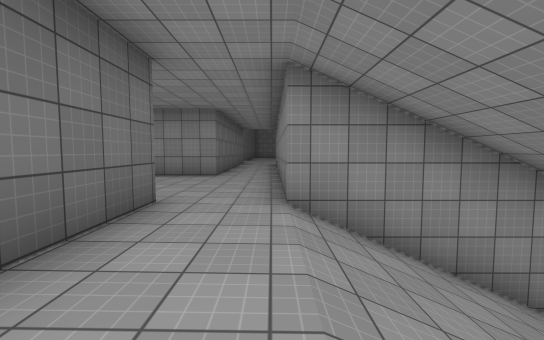
view 1 (above)

18 first-person views from a walk through a 3-D level made in the Unity game engine. The camera is 1.4 m above the floor, tilts 4° down and sees 90° across. The floor is counted in squares, 2 m on a side. Each view is taken from the middle of a square. On the plan, view 1 faces up. The plan holds only what a view shows up to about 9 squares ahead; the rest is blank. The place goes on beyond the plan. The player is left out. Surface patterns are stand-ins for the level's own textures.

view 2
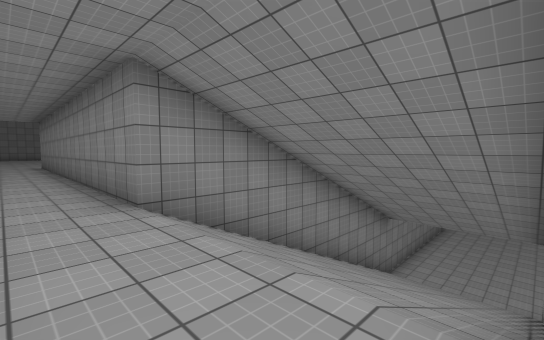

view 3
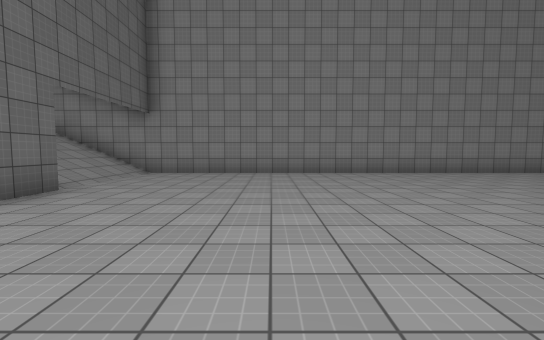

view 4
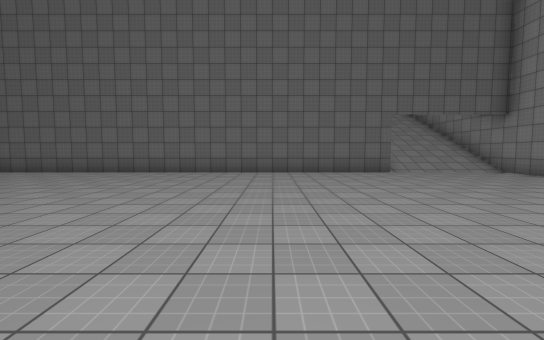

view 5
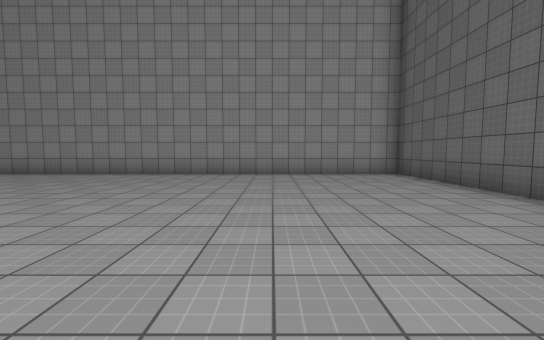

view 6
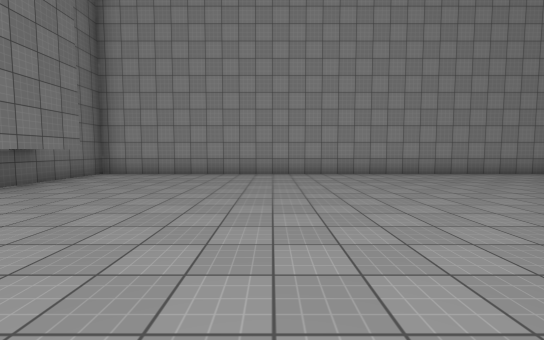

view 7
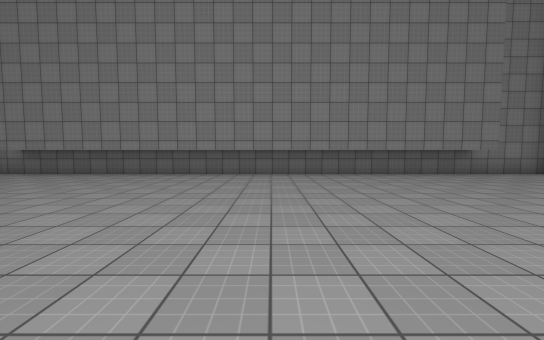

view 8
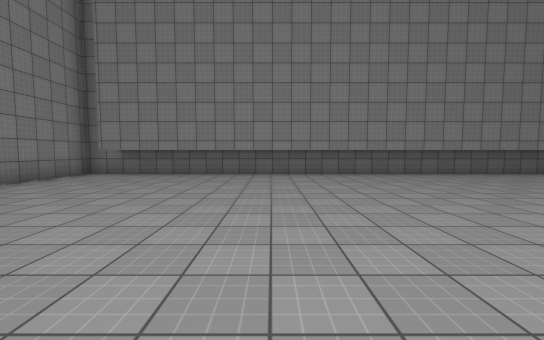

view 9
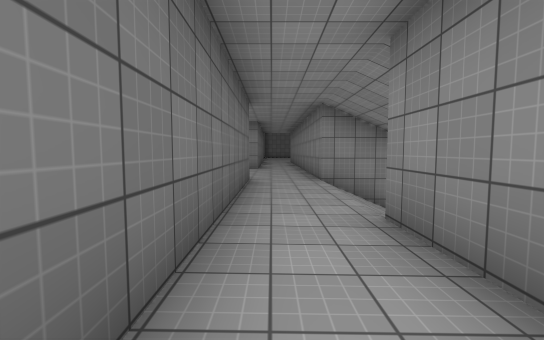

view 10
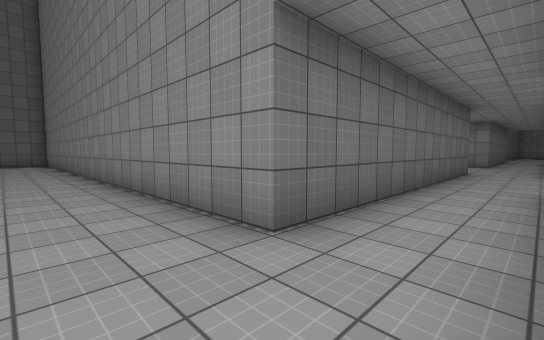

view 11
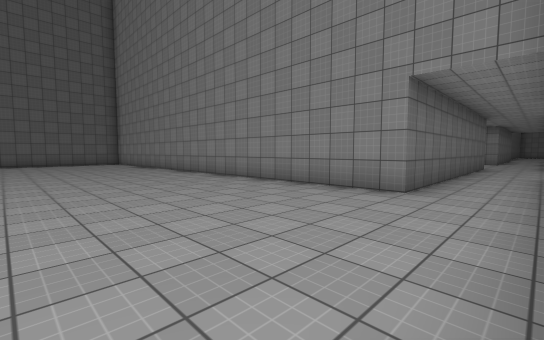

view 12
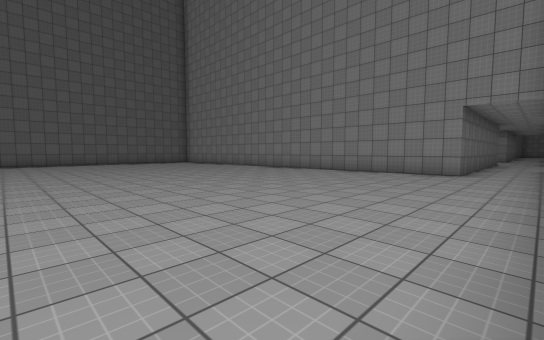

view 13
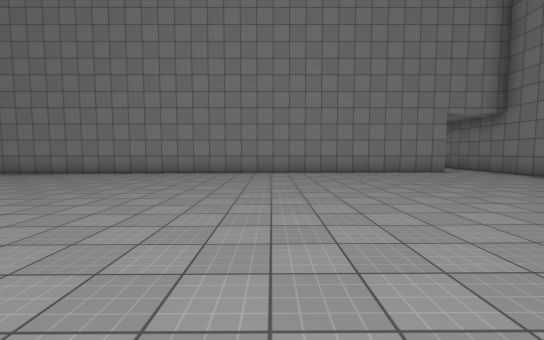

view 14
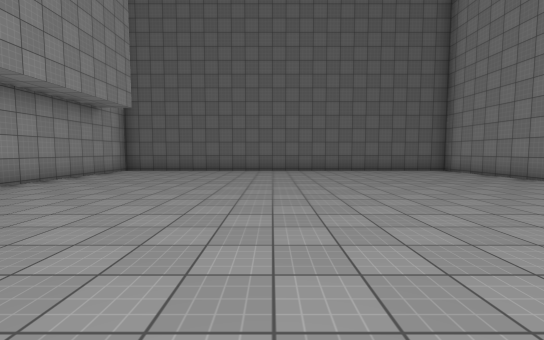

view 15
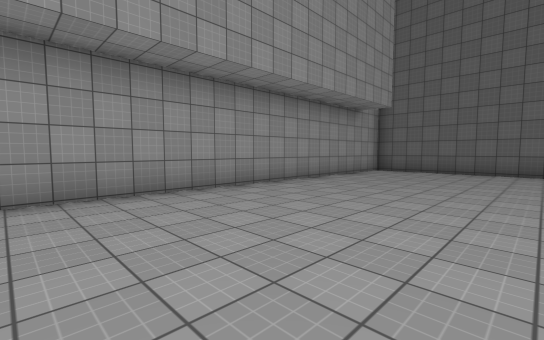

view 16
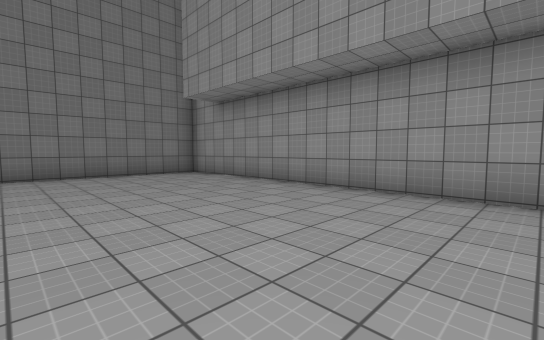

view 17
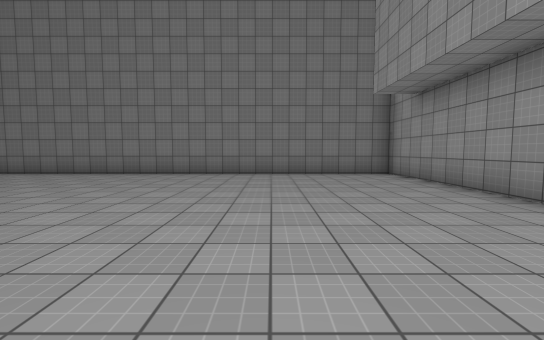

view 18
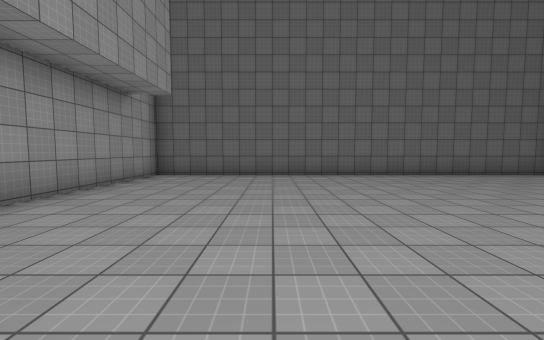

### Floor plan
Key: @ floor where view 1 was taken; # wall or solid block; . main floor; - floor 6.75 m lower than the main floor; / step, stairs or slope.
Columns run from 16 left of view 1 to 23 right of it. Each row starts with its distance up from view 1.
  7              ....#
  6              ....#
  5               ...#
  4               ...#######################
  3               #..////////--------------#
  2               #..////////-------------##
  1               #..////////-------------#
  0               #.@////////-------------#
 -1               #..#      #-------------#
 -2               #..#      #-------------#
 -3               #..#      #-------------#
 -4 ###############..#      #-------------#
 -5 .................#      #-------------#
 -6 .................#      #-------------#
 -7 .................#      #-------------#
 -8 .................#      #-------------#
 -9 .................#      #-------------#
-10 .................#      #-------------#
-11 .................#      #-------------##
-12 .................#      #--------------#
-13 .................#      #--------------#
-14 .................#      ################
-15 .................#
-16 .................#
-17 ##################

Where each view was taken, in squares from view 1:
view 1: 0 up, 0 right, facing up
view 2: 0 up, 1 left, facing up-right
view 3: 5 down, 12 right, facing up
view 4: 4 down, 17 right, facing left
view 5: 5 down, 12 right, facing down
view 6: 5 down, 17 right, facing down
view 7: 5 down, 14 right, facing right
view 8: 2 down, 14 right, facing right
view 9: 3 down, 1 left, facing up
view 10: 6 down, 0 right, facing up-left
view 11: 9 down, 0 right, facing up-left
view 12: 13 down, 0 right, facing up-left
view 13: 13 down, 7 left, facing up
view 14: 11 down, 6 left, facing left
view 15: 12 down, 6 left, facing down-left
view 16: 12 down, 8 left, facing down-right
view 17: 13 down, 8 left, facing right
view 18: 13 down, 8 left, facing left
